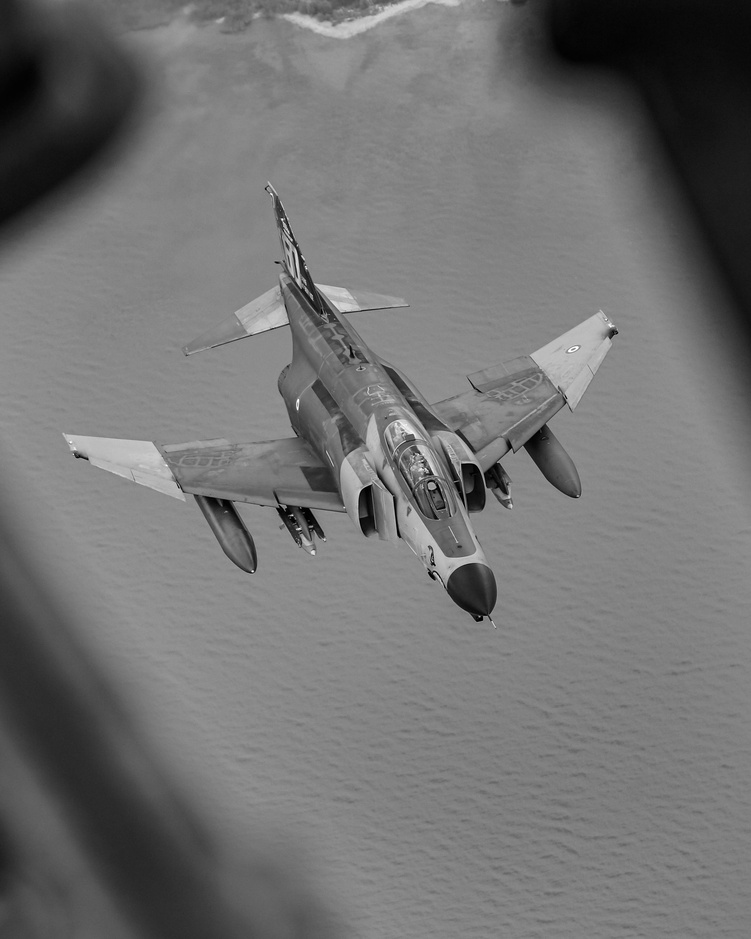
#> input picture Gray Photo/gray_fighter.jpg, 751 x 939 px, shrunk from 3066 x 3833 before the run, found by its file name
$ python 'Approximation to row and col gradients.py'   (older library calls are emulated)
#> lines starting #> are read from the running program, lines starting #| are printed output that depends on the picture; after the words box and inside, x2 and y2 are one past the last pixel; in counts of white or black regions, pixels touching at a corner belong together
import cv2
import numpy as np
import matplotlib.pyplot as plt

# 讀取灰階影像
image = cv2.imread('D:/Edge Project/Gray Photo/gray_fighter.jpg', cv2.IMREAD_GRAYSCALE)
#> image is the input picture: shape (939, 751); min 0, max 255, mean 114.1

# 計算 row 和 column 梯度（使用簡單差分）
grad_x = cv2.Sobel(image, cv2.CV_64F, 1, 0, ksize=3)  # 水平方向
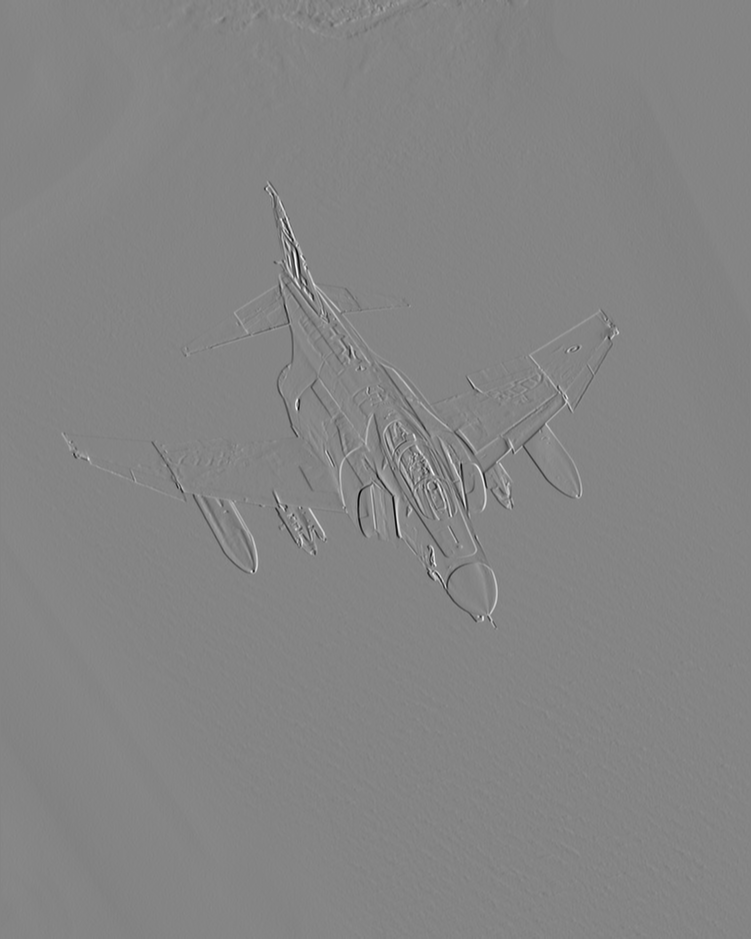
#> grad_x: shape (939, 751) float64; min -780, max 719, mean 0.1; drawn with min black and max white
grad_y = cv2.Sobel(image, cv2.CV_64F, 0, 1, ksize=3)  # 垂直方向

# 計算梯度大小
gradient_magnitude = np.sqrt(grad_x**2 + grad_y**2)
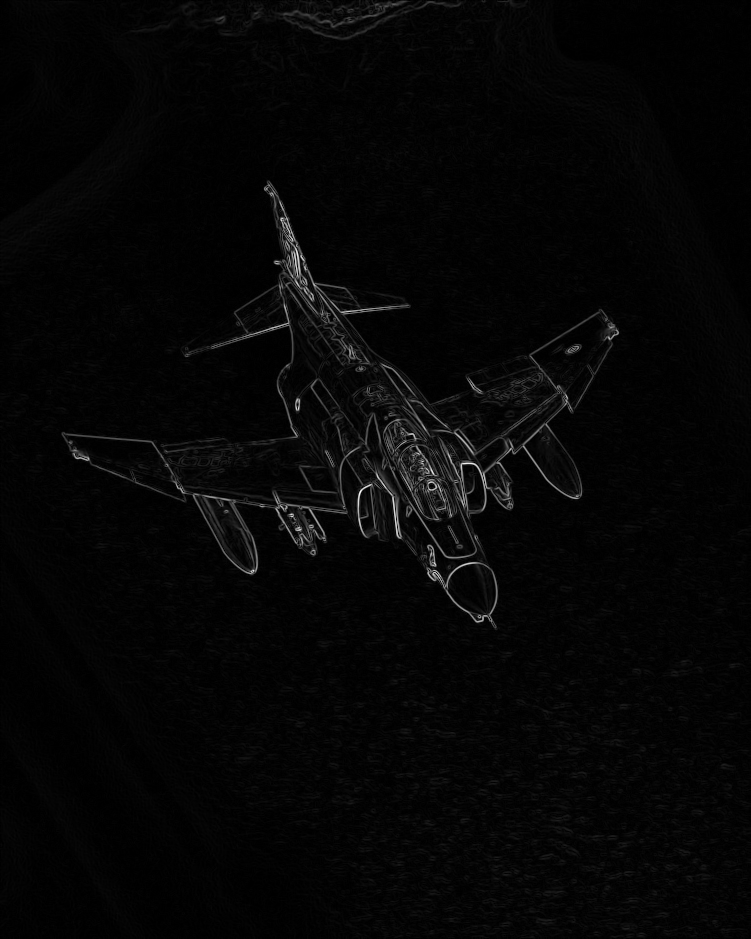
#> gradient_magnitude: shape (939, 751) float64; min 0, max 835, mean 19.9; drawn with min black and max white

# 正規化梯度值到 [0, 1]
normalized_gradient = cv2.normalize(gradient_magnitude, None, 0, 1, cv2.NORM_MINMAX)

# 設定閾值 t = 0.05，產生二值圖
t = 0.05
binary_map = (normalized_gradient >= t).astype(np.uint8) * 255  # 轉為 0 或 255
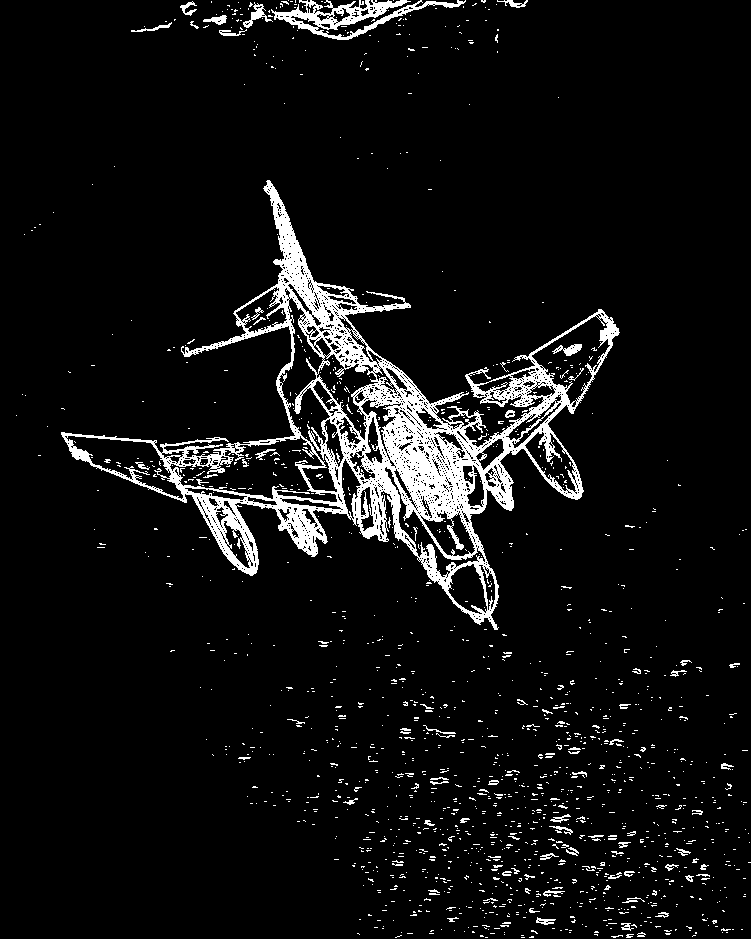
#> binary_map: shape (939, 751); 6.8% white; 1495 white regions (1411 under 20 px), largest, box (x1, y1, x2, y2) and area: (61, 180, 620, 630) 36226, (271, 0, 466, 40) 2382, (243, 2, 273, 28) 222

# 顯示結果
plt.figure(figsize=(10, 5))
plt.subplot(1, 2, 1)
plt.title("Original Gray Image")
plt.imshow(image, cmap='gray')
plt.axis('off')

plt.subplot(1, 2, 2)
plt.title(f"Binary Indicator Map (t = {t})")
plt.imshow(binary_map, cmap='gray')
plt.axis('off')

plt.tight_layout()
plt.show()
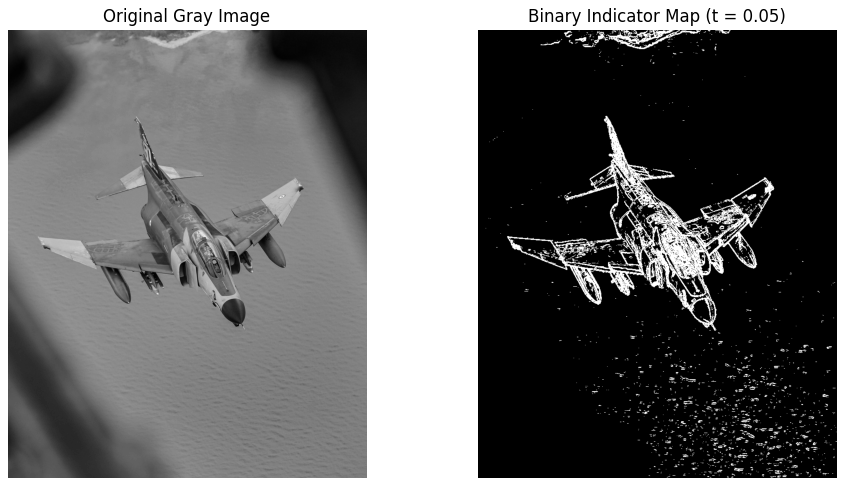
#> figure drawn by matplotlib, 2 panels
